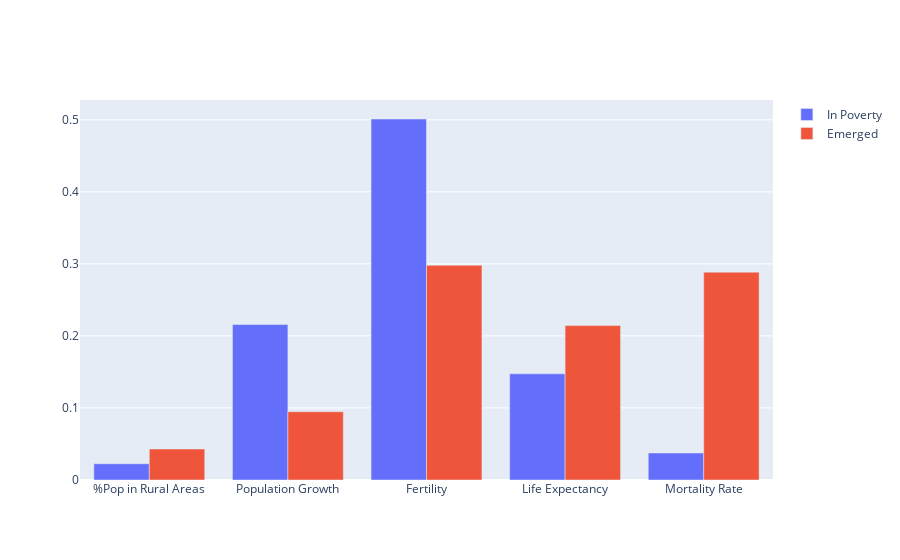

Write notebook code for a chart like this one.
### Markdown cell above
## Unifying Question 2 and Question 3

### Code cell
import plotly.graph_objects as go
# TRANSFORM DATA FOR BAR PLOT
Features = ['%Pop in Rural Areas', 'Population Growth', 'Fertility', 'Life Expectancy', 'Mortality Rate']
selectKBest_df['f-classif'] = np.abs(selectKBest_df['f-classif'])/np.abs(selectKBest_df['f-classif']).sum()
bar_emerge = selectKBest_df.sort_values(by='Features', ascending=False)['f-classif'].tolist()
bar_poverty = q2_weights[q2_weights.col != 'TIME'].sort_values(by='col', ascending=False)['relative'].to_list()

# PLOT
fig = go.Figure(data=[
    go.Bar(name='In Poverty', x=Features, y=bar_poverty),
    go.Bar(name='Emerged', x=Features, y=bar_emerge)
])
fig.update_layout(barmode='group')
fig.show()

### Figure 1 — Plotly figure (JSON) as saved in the notebook; plotly's stock layout.template omitted (floating-point values rounded to 4 significant figures)
{"data": [{"name": "In Poverty", "type": "bar", "x": ["%Pop in Rural Areas", "Population Growth", "Fertility", "Life Expectancy", "Mortality Rate"], "y": [0.02257, 0.2158, 0.5011, 0.1474, 0.0375, 1e-05, 2.8e-05, 3.2e-05, 1.2e-05, 0]}, {"name": "Emerged", "type": "bar", "x": ["%Pop in Rural Areas", "Population Growth", "Fertility", "Life Expectancy", "Mortality Rate"], "y": [0.04298, 0.0947, 0.2981, 0.2143, 0.2886, 0.0188, 0.0001838, 0.02449, 0.007834, 0.01005]}], "layout": {"barmode": "group"}}
